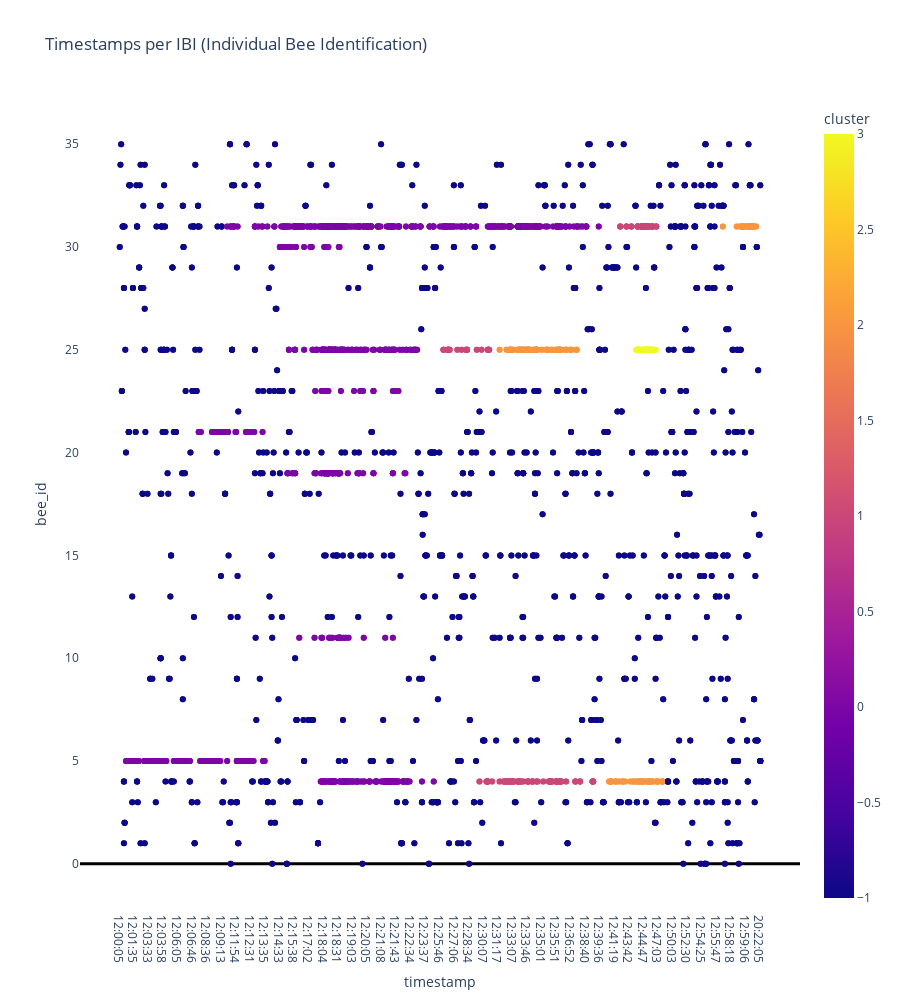

Here is the notebook cell this chart was saved with:
### Markdown cell above
## Clustering motion events

By clustering the events, we can find longer groups of events, and call these "long" events. Any points that are not in a cluster are considered "short" events. 

**Question**: Are the long events bees working on tubes, or noise?

### Code cell
from sklearn.cluster import DBSCAN
import numpy as np

# to find the big clumps: eps=1e12, min_samples=200
# to split the big clumps: eps=1.3e11, min_samples=35
# to find the small outliers: eps=1e20, min_samples=40

clustered = []
for label, group in logs.groupby("bee_id"):

    # clustering
    clusters = DBSCAN(eps=1.3e11, min_samples=35).fit(
            np.array(group.timestamp.astype(np.int64)).reshape(-1, 1)
        ).labels_

    group["cluster"] = clusters
    clustered.append(group)

clustered = pd.concat(clustered)
clustered.sort_values("timestamp", inplace=True)
plot_timestamps_per_bee_ID_with_clusters(clustered.__deepcopy__(), renderer="")

### Figure 1 — Plotly figure (JSON) as saved in the notebook; plotly's stock layout.template omitted (floating-point values rounded to 4 significant figures; data arrays with more than 128 entries replaced by an {"elided": "..."} marker saying what was removed)
{"data": [{"hovertemplate": "timestamp=%{x}<br>bee_id=%{y}<br>cluster=%{marker.color}<extra></extra>", "legendgroup": "", "marker": {"color": {"elided": "4466 int values"}, "coloraxis": "coloraxis", "symbol": "circle"}, "mode": "markers", "name": "", "orientation": "v", "showlegend": false, "type": "scatter", "x": {"elided": "4466 str values"}, "xaxis": "x", "y": {"elided": "4466 int values"}, "yaxis": "y"}], "layout": {"coloraxis": {"colorbar": {"title": {"text": "cluster"}}, "colorscale": [[0, "#0d0887"], [0.1111, "#46039f"], [0.2222, "#7201a8"], [0.3333, "#9c179e"], [0.4444, "#bd3786"], [0.5556, "#d8576b"], [0.6667, "#ed7953"], [0.7778, "#fb9f3a"], [0.8889, "#fdca26"], [1, "#f0f921"]]}, "height": 1000, "legend": {"tracegroupgap": 0}, "plot_bgcolor": "white", "title": {"text": "Timestamps per IBI (Individual Bee Identification)"}, "xaxis": {"anchor": "y", "domain": [0, 1], "showgrid": false, "title": {"text": "timestamp"}}, "yaxis": {"anchor": "x", "domain": [0, 1], "showgrid": false, "title": {"text": "bee_id"}, "zeroline": true, "zerolinecolor": "black", "zerolinewidth": 3}}}
